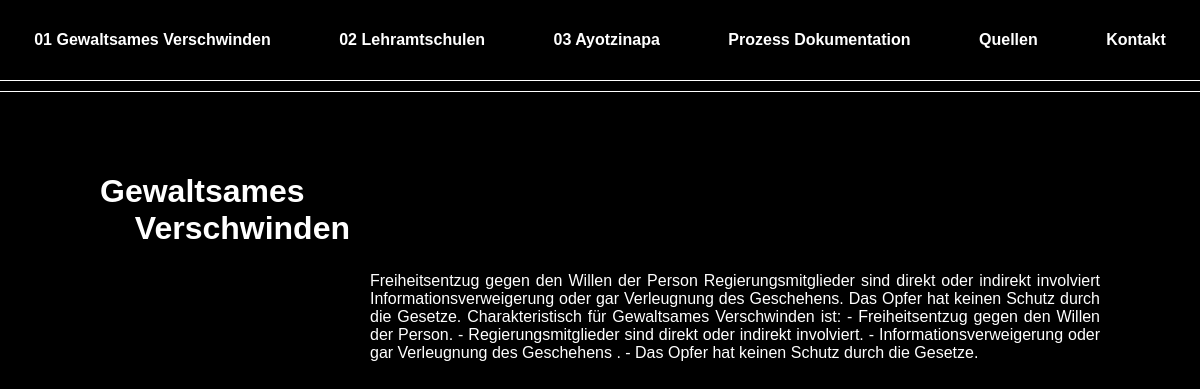
The page / on the database its author committed.
### main/models.py (models this page shows, shortened)
class Page(models.Model):
    PAGES = [
    ('home', 'Gewaltsames Verschwinden'),
    ('school', 'Lehramtschulen'),
    ('ayotzinapa', 'Ayotzinapa'),
    ('documentation', 'Prozess Dokumentation'),
    ('source', 'Quellen'),
    ('contact', 'Kontakt'),
    ('impressum', 'Impressum'),
    ('legal', 'Data protection'),
]
    title = models.CharField(max_length=20, choices=PAGES, default='home')
    text = models.TextField(blank=True)
    image = models.ImageField(blank=True, null=True, upload_to= 'uploads/')
    image_alt = models.CharField(max_length=50, blank=True)
    class Meta:
        verbose_name = 'Seite'
        verbose_name_plural = 'Seiten'

### main/views.py (the view)
# urls.py: 2. Add a URL to urlpatterns:  path('', views.home, name='home')
def home (request):
    page = Page.objects.get(title='home')
    return render (request, 'home.html', {'page': page})

### main/templates/home.html (shortened to what this page needs)
{% extends 'page.html' %}
{% block stylesheets %}
<link rel="stylesheet" href="../static/style/home.css">
{% endblock %}
{% block content %}
<div class="grid-template max-width">
    <h1 class="page-title">{{ page.get_title_display }}</h1>
    <div class="page-text">{{ page.text }}</div>
</div>
{% endblock %}

### main/static/style/generalStyle.css (style rules this page uses)
:root { --background-color-header: rgb(0, 0, 0); --background-color-body: black; --header-height: 80px; --text-color: white; --max-content-width: 1000px; }
body { margin: 0; font-family: Helvetica, Arial, sans-serif; min-height: calc(100vh - var(--header-height)); background-color: var(--background-color-body); color: var(--text-color); display: flex; flex-direction: column; align-items: center; }
.max-width { max-width: var(--max-content-width); }
.grid-template { display: grid; grid-template-columns: 250px auto; grid-template-rows: 100px auto ; gap: 20px; }
.page-title { grid-row-start: 1; grid-column-start: 1; text-align-last: right; }
.page-text { grid-row-start: 2; grid-column-start: 2; hyphens: auto; text-align: justify; }

### rows shown on the page
Page: title "Gewaltsames Verschwinden", text "Freiheitsentzug gegen den Willen der Person Regierungsmitglieder sind direkt oder indirekt involviert Informationsverweigerung oder gar Verleugnung des Geschehens. Das Opfer hat keinen Schutz durch die Gesetze. Charakteristisch für Gewaltsames Verschwinden ist: - Freiheitsentzug gegen den Willen der Person. - Regierungsmitglieder sind direkt oder indirekt involviert. - Informationsverweigerung oder gar Verleugnung des Geschehens . - Das Opfer hat keinen Schutz durch die Gesetze."
